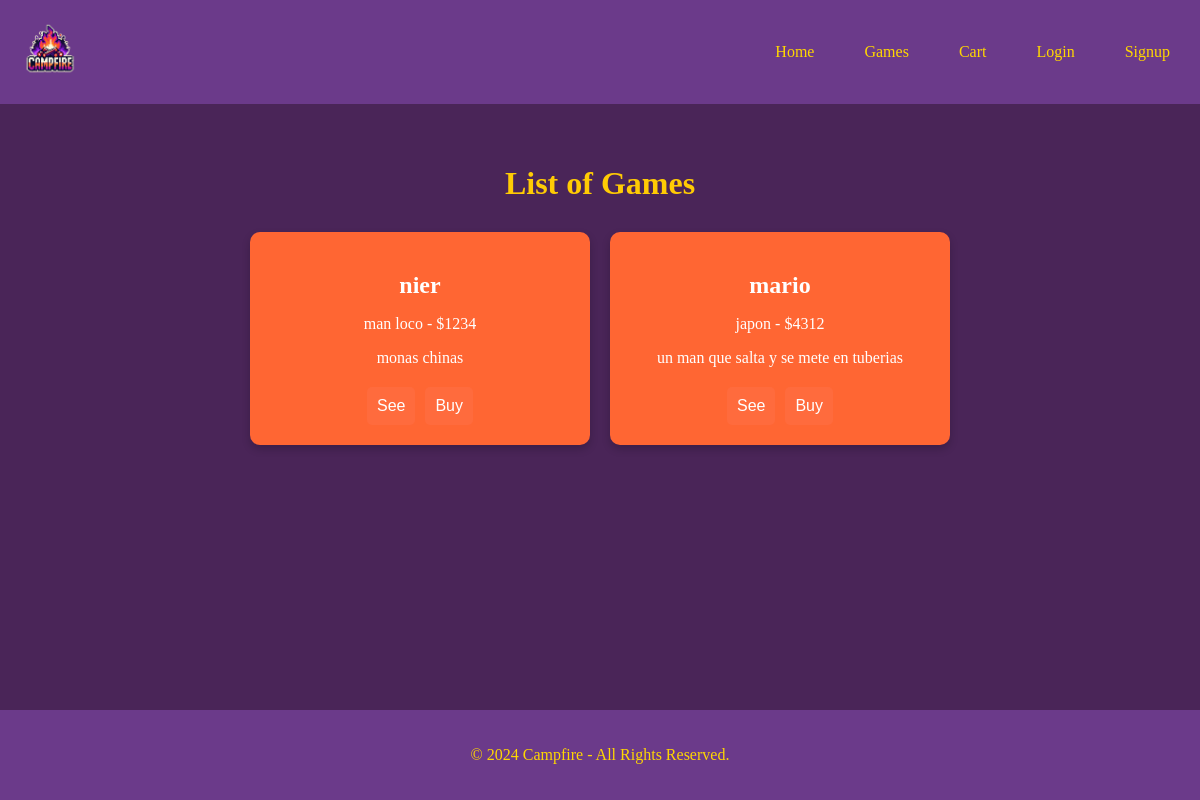
The app's page /games/ (signed in) with its own data.
### shop/models.py (models this page shows)
class Game(models.Model):
    title = models.CharField(max_length=255)
    author = models.CharField(max_length=255)
    price = models.IntegerField()
    description = models.TextField()

### shop/views.py (the view, shortened to what this page needs)
# urls.py: path('games/', Games.as_view(), name='games'),
class Games(LoginRequiredMixin, View):
    template_name = "games.html"
    def get(self, request):
        games = Game.objects.all()
        return render(request, self.template_name, {
                      'games': games,
                      })

### shop/templates/games.html (shortened to what this page needs)
{% extends 'base.html' %}
{% block content %}
<div class="games-container">
    <h1>List of Games</h1>
    <div class="games-grid">
        {% for game in games %}
        <div class="game-card">
            <div class="game-info">
                <h2>{{ game.title }}</h2>
                <p>{{ game.author }} - ${{ game.price }}</p>
                <p>{{ game.description }}</p>
            </div>
            <div class="game-buttons">
                <form action="{% url 'game' %}" method="post">
                    <button type="submit" class="btn see-btn">See</button>
                </form>
                <form action="{% url 'games' %}" method="post">
                    <button type="submit" class="btn buy-btn">Buy</button>
                </form>
            </div>
        </div>
        {% endfor %}
    </div>
</div>
{% endblock %}

### shop/static/css/styles.css (style rules this page uses)
body { font-family: 'Press Start 2P', cursive; background-color: #4A2558; color: #FFD700; margin: 0; padding: 0; min-height: 100vh; display: flex; flex-direction: column; }
button[type="submit"] { width: 100%; padding: 10px; background-color: #FF6B3D; border: none; border-radius: 5px; color: white; font-size: 16px; cursor: pointer; transition: background-color 0.3s ease; }
.games-container { padding: 20px; text-align: center; }
.games-container h1 { color: #ffcb04; margin-bottom: 30px; }
.games-grid { display: flex; flex-wrap: wrap; gap: 20px; justify-content: center; }
.game-card { background-color: #FF6633; border-radius: 10px; padding: 20px; width: 300px; box-shadow: 0 4px 8px rgba(0, 0, 0, 0.2); transition: transform 0.3s ease; }
.game-info h2 { color: white; margin-bottom: 10px; }
.game-info p { color: white; }
.game-buttons { display: flex; gap: 10px; justify-content: center; margin-top: 20px; }
.btn { padding: 10px 20px; border: none; border-radius: 5px; cursor: pointer; font-size: 1rem; text-align: center; }
.see-btn { background-color: #ffcb04; color: #662d91; }
.buy-btn { background-color: #662d91; color: white; }

### records on screen
Game: title "nier", author "man loco", price "1234", description "monas chinas"
Game: title "mario", author "japon", price "4312", description "un man que salta y se mete en tuberias"
